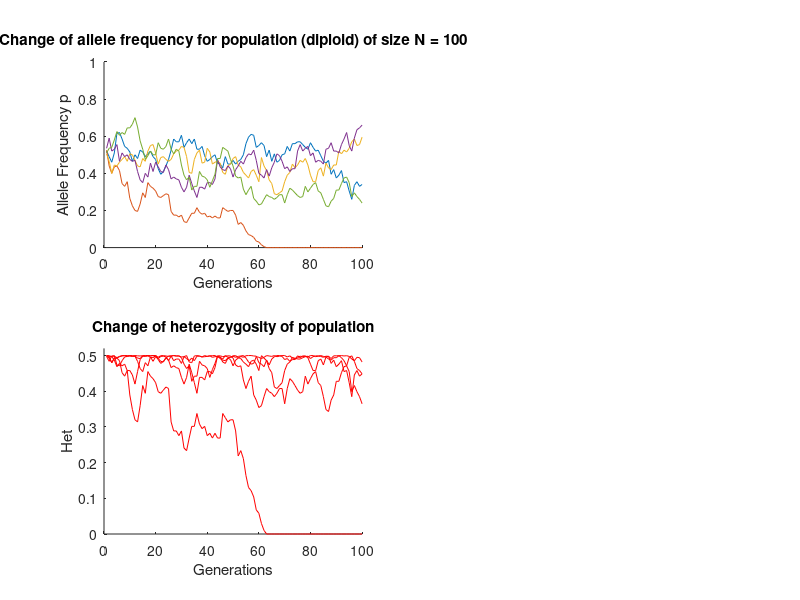

Write the MATLAB code that produced this figure.
function [P] = genedrift(npop,p0,nrepl,ngenr)
%GENEDRIFT - Simulation of genetic drift
% to illustrate the consequences of genetic drift

% Population Genetics and Evolution Toolbox (PGEToolbox)
% Author: James Cai
% Email: jcai@tamu.edu
% 
% $LastChangedDate: 2013-01-06 13:39:38 -0600 (Sun, 06 Jan 2013) $
% $LastChangedRevision: 331 $
% $LastChangedBy: jcai $


if (nargin<1), npop=100; end    % Population size
if (nargin<2), p0=0.5; end      % Initial frequency of A1 allele
if (nargin<3), nrepl=5; end     % Number of replicates
if (nargin<4), ngenr=100; end   % Number of generation

P=zeros(nrepl,ngenr);

for i=1:nrepl
p=p0;
	for j=1:ngenr
		N=2*npop;
		p=sum(rand(1,N)<p)/N;
		P(i,j)=p;
	end
end

if (nargout<1),
    subplot(2,2,1)
hold on
      for k=1:nrepl, plot(1:ngenr,P(k,:)); end
      xlabel('Generations')
      ylabel('Allele Frequency p')
      title(sprintf('Change of allele frequency for population (diploid) of size N = %d', npop))
      ylim([0 1])
hold off
subplot(2,2,3)
H=2*P.*(1-P);
hold on
for k=1:nrepl, plot(1:ngenr,H(k,:),'r'); end
      xlabel('Generations')
      ylabel('Het')
      title(sprintf('Change of heterozygosity of population'))
      ylim([0 0.52])
hold off

end


 
 

%drift_markov(p0,npop,ngenr);
% drift_markov(p_start,N,generations)
%
% This function simulates genetic drift as a Markov process.  This is to say, a transition matrix is
% created where the Pr(i,j) defines the probability of change in a generation from the state i
% to the state j.  This transition matrix is created and the the population shifts between states
% according to their probability defined by the matrix.  This is not remarkable for producing a
% different outcome than genetic drift by sampling, but for producing the same outcome.
% Input initial p (p_start), population size (N), and number of generations (generations).
% Note that the population is a population of N haploids.
%
% Function written by Liam Revell 2005 for Matlab R12.


function drift_markov(p_start,N,generations) %#ok<*DEFNU>

% create the transition matrix
for i=0:N
    for j=0:N
        Pr(i+1,j+1)=(1/(factorial(N-i)*factorial(i)))*(j/N)^i*(1-j/N)^(N-i)*(factorial(N));
    end
end

time(1)=0;
Ni=double(int32(p_start*N));
for i=2:generations
    test=0;
    while test==0
        % pick a new random frequency between 0 and N
        newNi=int32(rand*(N+1));
        % change to that state with the probability defined by Pr[N(i),N(i-1)]
        if Pr(double(newNi)+1,double(Ni(i-1))+1)>rand
            Ni(i)=newNi;
            test=1;
        end
    end
    time(i)=i-1;
end
p=Ni/N;

% plot p over time
plot(time,p,'k');
hold on;
axis([0 generations 0 1]);
xlabel('Time');
ylabel('p_A');
title('Drift as a Markov process');





% drift_variance(p_start,N,generations)
%
% This function plots the expected change in variance in p accross populations over time.
% It also creates an animated histogram of allele number by probability.  This produces a neat
% animation for small haploid N (say N=10-40, generations 20-60).
% Input initial p (p_start), population size (N), and number of generations (generations).
% Note that the population is a population of N haploids.
% Compare histograms to Fig 3.1 in Rice 2004.
%
% Function written by Liam Revell 2005 for Matlab R12.

function drift_variance(p_start,N,generations)

% Calculate transition matrix
for i=0:N
    for j=0:N
        Pr(i+1,j+1)=(1/(factorial(N-i)*factorial(i)))*(j/N)^i*(1-j/N)^(N-i)*(factorial(N));
    end
    N_A(i+1)=0;
    if(p_start==(i/N))
        N_A(i+1)=1;
    end
    var_vect(i+1)=(i/N-p_start)^2;
end
var(1)=0;
time(1)=0;

% Calculate variance over time and expected allele frequencies
for i=1:generations
    N_At(i,:)=N_A;
    time(i+1)=i;
    newN=N_A*Pr';
    var(i+1)=N_A*Pr'*var_vect';
    N_A=newN;
end


plot(time,var);
hold on;
axis([0 generations, 0 0.3]);
xlabel('Generations');
ylabel('var(p_A)');
hold off;

figure;
x=0:1:N;
for i=1:generations
    h=bar(x,N_At(i,:));
    hold on;
    axis([0 N,0 1]);
    xlabel('Number of A alleles');
    ylabel('Frequency');
    hold off;
    M(i)=getframe;
end
movie(M);
